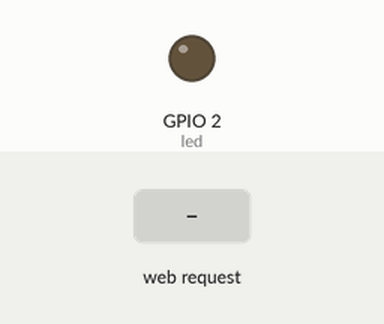
Recording of a program running on a simulated ESP32 board running MicroPython. Shown: output pins drawn as LEDs (lit = HIGH). The inputs (shaded band) are chosen by the test bench. WiFi joins after 1.5 s; what the program prints to the serial console is not drawn.

Above: at 2.7 s.
2.8 s: HTTP request GET /?led_2_on received
At 3.2 s:
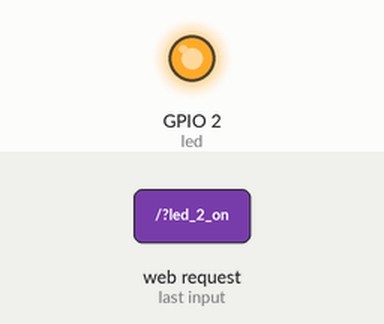
4.3 s: HTTP request GET /?led_2_off received
At 5.5 s:
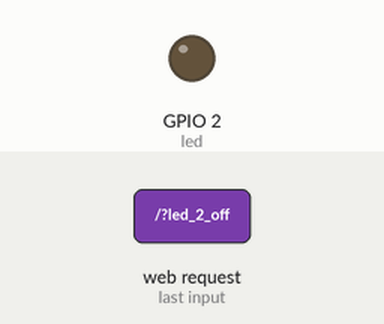
Timing chart, 0 to 7.3 s (numbered marks = the images above; inputs shaded):
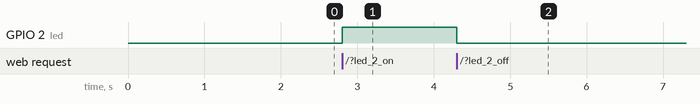

The program:

main.py
```python
# For more details and step by step guide visit: Microcontrollerslab.com
led_state = "OFF"
def web_page():
    html = """<html>

<head>
    <meta name="viewport" content="width=device-width, initial-scale=1">
    <link rel="stylesheet" href="https://use.fontawesome.com/releases/v5.7.2/css/all.css"
     integrity="sha384-fnmOCqbTlWIlj8LyTjo7mOUStjsKC4pOpQbqyi7RrhN7udi9RwhKkMHpvLbHG9Sr" crossorigin="anonymous">
    <style>
        html {
            font-family: Arial;
            display: inline-block;
            margin: 0px auto;
            text-align: center;
        }

        .button {
            background-color: #ce1b0e;
            border: none;
            color: white;
            padding: 16px 40px;
            text-align: center;
            text-decoration: none;
            display: inline-block;
            font-size: 16px;
            margin: 4px 2px;
            cursor: pointer;
        }

        .button1 {
            background-color: #000000;
        }
    </style>
</head>

<body>
    <h2>ESP MicroPython Web Server</h2>
    <p>LED state: <strong>""" + led_state + """</strong></p>
    <p>
        <i class="fas fa-lightbulb fa-3x" style="color:#c81919;"></i>
        <a href=\"?led_2_on\"><button class="button">LED ON</button></a>
    </p>
    <p>
        <i class="far fa-lightbulb fa-3x" style="color:#000000;"></i>
        <a href=\"?led_2_off\"><button class="button button1">LED OFF</button></a>
    </p>
</body>

</html>"""
    return html


s = socket.socket(socket.AF_INET, socket.SOCK_STREAM)
s.bind(('', 80))
s.listen(5)

while True:
    try:
        if gc.mem_free() < 102000:
            gc.collect()
        conn, addr = s.accept()
        conn.settimeout(3.0)
        print('Received HTTP GET connection request from %s' % str(addr))
        request = conn.recv(1024)
        conn.settimeout(None)
        request = str(request)
        print('GET Rquest Content = %s' % request)
        led_on = request.find('/?led_2_on')
        led_off = request.find('/?led_2_off')
        if led_on == 6:
            print('LED ON -> GPIO2')
            led_state = "ON"
            led.on()
        if led_off == 6:
            print('LED OFF -> GPIO2')
            led_state = "OFF"
            led.off()
        response = web_page()
        conn.send('HTTP/1.1 200 OK\n')
        conn.send('Content-Type: text/html\n')
        conn.send('Connection: close\n\n')
        conn.sendall(response)
        conn.close()
    except OSError as e:
        conn.close()
        print('Connection closed')
```

boot.py
```python
try:
  import usocket as socket
except:
  import socket

from machine import Pin
import network

import esp
esp.osdebug(None)

import gc
gc.collect()

ssid = 'Bilal'
password = 'mominmomin'

station = network.WLAN(network.STA_IF)

station.active(True)
station.connect(ssid, password)

while station.isconnected() == False:
  pass

print('Connection successful')
print(station.ifconfig())

led = Pin(2, Pin.OUT)
```

Measured:
- after the input at 2.8 s, GPIO 2 (led): LOW → HIGH at once
- after the input at 4.3 s, GPIO 2 (led): HIGH → LOW at once
